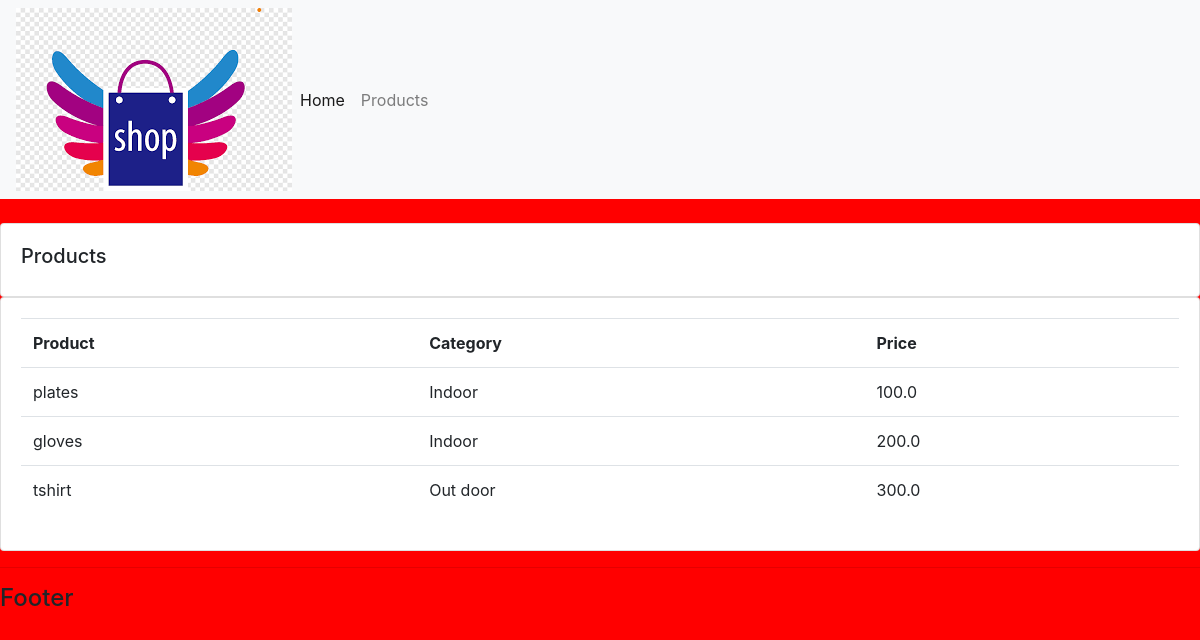
Screenshot of /products/ with the database file from the repository.
### accounts/models.py (models this page shows, shortened)
class Product(models.Model):
    CATEGORY=(('Indoor','Indoor'),
    ('Out door','Out door'))
    name= models.CharField(max_length=100, null=True)
    price= models.FloatField(null=True)
    description= models.CharField(max_length=100, null=True,blank=True)
    category= models.CharField(max_length=100, null=True,choices=CATEGORY)
    date= models.DateTimeField(auto_now_add=True, null=True)
    tags=models.ManyToManyField(Tag)

### accounts/views.py (the view)
# urls.py: path('products/', views.products,name="products"),
def products(request):
    products=Product.objects.all()
    return render(request,'accounts/products.html',{'products':products})

### accounts/templates/accounts/products.html
{% extends 'accounts/main.html'%}
{% block content %}
<br>
		<div class="row">
			<div class="col-md">
				<div class="card card-body">
					<h5>Products</h5>
				</div>
				<div class="card card-body">
					<table class="table">
						<tr>
							<th>Product</th>
							<th>Category</th>
							<th>Price</th>
						</tr>
						{% for i in products %}
							<tr>
								<td>{{i.name}}</td>
								<td>{{i.category}}</td>
								<td>{{i.price}}</td>
							</tr>
						{% endfor %}
					</table>
				</div>
			</div>
		</div>
{% endblock %}

### djangosmp/static/css/main.css (style rules this page uses)
body { background-color: red; }

### rows the page displays
Product: name "plates", category "Indoor", price "100.0"
Product: name "gloves", category "Indoor", price "200.0"
Product: name "tshirt", category "Out door", price "300.0"
